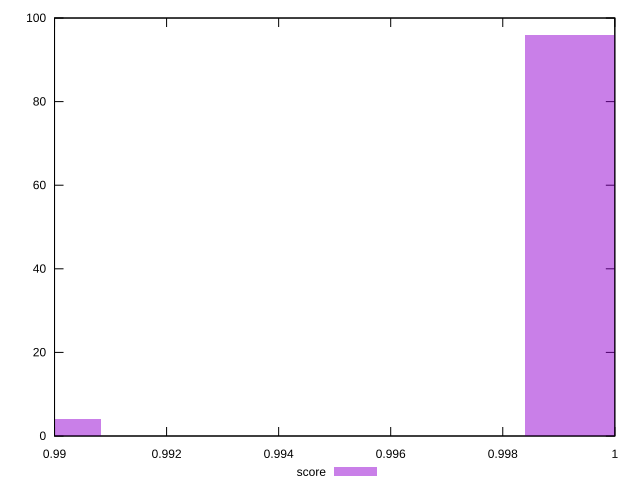

gnuplot code for this plot:
reset

$score <<EOF
0.9895689252729781 4
0.9996665673676003 96
EOF

set key outside below
set boxwidth 0.0025244105236555564
set xrange [0.99:1]
set yrange [0:100]
set trange [0:100]
set style fill transparent solid 0.5 noborder
set terminal svg size 640, 490 enhanced background rgb 'white'
set output "report_00022_2021-02-20T12:08:46.964Z/interactive/samples/pages+cached+noadtech+nomedia+nocss/score/histogram.svg"

plot $score title "score" with boxes

reset
